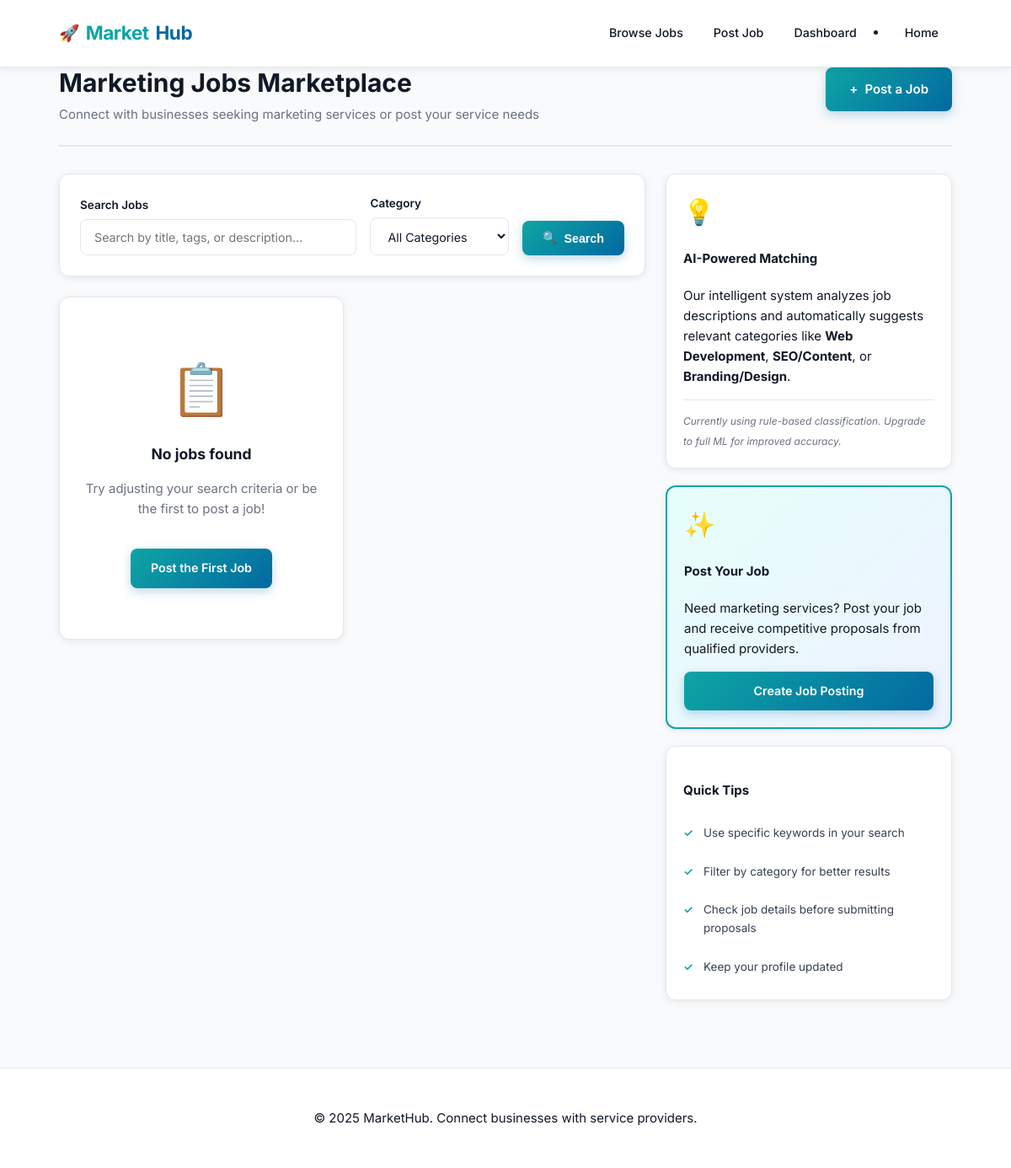
/marketing/, run on an earlier commit of the app's database.
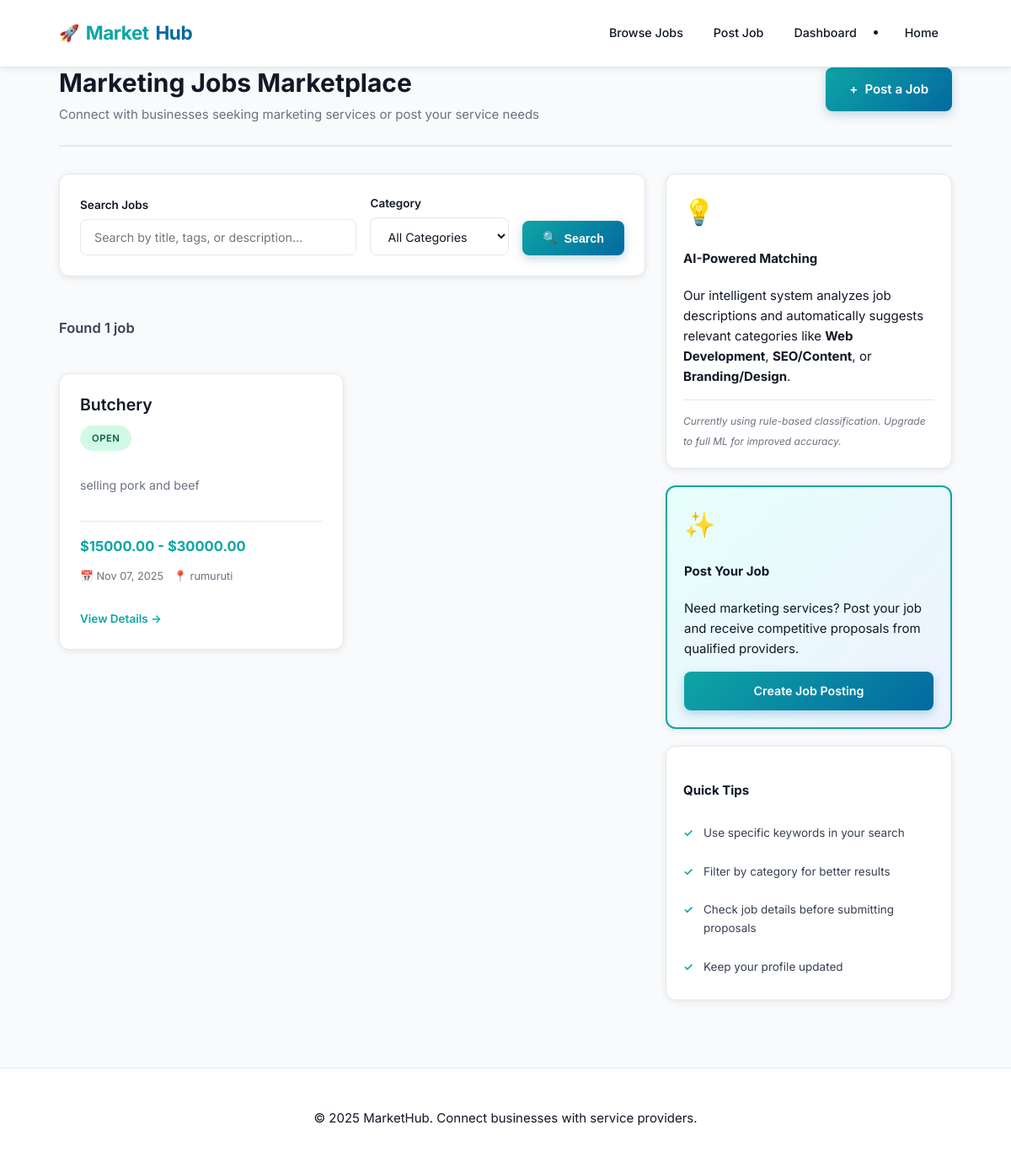
And on a later commit of the database.
### marketing/models.py (models this page shows, shortened)
class MarketingJob(models.Model):
    STATUS_OPEN = 'open'
    STATUS_DRAFT = 'draft'
    STATUS_CLOSED = 'closed'
    STATUS_CHOICES = [
        (STATUS_OPEN, 'Open'),
        (STATUS_DRAFT, 'Draft'),
        (STATUS_CLOSED, 'Closed'),
    ]
    title = models.CharField(max_length=200)
    description = models.TextField()
    poster = models.ForeignKey(settings.AUTH_USER_MODEL, on_delete=models.CASCADE, related_name='marketing_jobs')
    category = models.ForeignKey(Category, on_delete=models.SET_NULL, null=True, blank=True, related_name='jobs')
    budget_min = models.DecimalField(max_digits=10, decimal_places=2, null=True, blank=True)
    budget_max = models.DecimalField(max_digits=10, decimal_places=2, null=True, blank=True)
    tags = models.CharField(max_length=240, blank=True, help_text="Comma-separated tags")
    location = models.CharField(max_length=140, blank=True)
    status = models.CharField(max_length=12, choices=STATUS_CHOICES, default=STATUS_OPEN, db_index=True)
    created_at = models.DateTimeField(auto_now_add=True)
    ai_category_suggestion = models.CharField(max_length=120, blank=True)
    class Meta:
        ordering = ['-created_at']

### marketing/views.py (the view)
# urls.py: path('', views.jobs_list, name='jobs_list'),
def jobs_list(request):
    qs = MarketingJob.objects.filter(status=MarketingJob.STATUS_OPEN)
    q = request.GET.get('q', '').strip()
    if q:
        qs = qs.filter(
            Q(title__icontains=q) |
            Q(tags__icontains=q) |
            Q(description__icontains=q)
        )
    cat_slug = request.GET.get('category')
    current_category = None
    if cat_slug:
        current_category = get_object_or_404(Category, slug=cat_slug)
        qs = qs.filter(category=current_category)
    paginator = Paginator(qs, 12)
    page = request.GET.get('page')
    jobs = paginator.get_page(page)
    for job in jobs:
        if job.tags:
            job.tag_list = [t.strip() for t in job.tags.split(",") if t.strip()]
        else:
            job.tag_list = []
    ctx = {
        'jobs': jobs,
        'q': q,
        'categories': Category.objects.all(),
        'current_category': current_category,
    }
    return render(request, 'marketing/jobs_list.html', ctx)

### marketing/templates/marketing/jobs_list.html (shortened to what this page needs)
{% extends 'marketing/base_marketing.html' %}
{% block content %}
  <div class="page-header">
    <div>
      <h1>Marketing Jobs Marketplace</h1>
      <p class="subtitle">Connect with businesses seeking marketing services or post your service needs</p>
    </div>
    <a href="{% url 'marketing:job_create' %}" class="m-btn btn-primary-large">
      <span>+</span> Post a Job
    </a>
  </div>
  <div class="m-grid-main">
    <div class="main-content">
      <div class="m-card search-section">
        <form method="get" class="m-search-form">
          <div class="search-input-group">
            <label for="search">Search Jobs</label>
            <input id="search" class="m-input" type="text" name="q" value="{{ q }}" placeholder="Search by title, tags, or description…">
          </div>
          <div class="filter-group">
            <label for="category">Category</label>
            <select id="category" class="m-select" name="category">
              <option value="">All Categories</option>
            </select>
          </div>
          <button class="m-btn" type="submit">
            <span>🔍</span> Search
          </button>
        </form>
      </div>
      {% if jobs %}
        <div class="results-header">
          <h3>Found {{ jobs.paginator.count }} job{{ jobs.paginator.count|pluralize }}</h3>
        </div>
      {% endif %}
      <div class="m-cards">
        {% for job in jobs %}
          <a class="m-card m-job-card" href="{% url 'marketing:job_detail' job.pk %}">
            <div class="job-card-header">
              <div class="job-title-section">
                <h3>{{ job.title }}</h3>
                <div class="job-badges">
                  <span class="m-badge status-{{ job.status|lower }}">{{ job.get_status_display }}</span>
                </div>
              </div>
            </div>
            <p class="job-description">{{ job.description|truncatewords:35 }}</p>
            <div class="job-card-footer">
              <div class="job-budget">
                {% if job.budget_min and job.budget_max %}
                  <span class="budget-amount">${{ job.budget_min }} - ${{ job.budget_max }}</span>
                {% elif job.budget_min %}
                  <span class="budget-amount">From ${{ job.budget_min }}</span>
                {% else %}
                  <span class="budget-negotiable">Budget: Negotiable</span>
                {% endif %}
              </div>
              <div class="job-meta-info">
                <span class="meta-item">📅 {{ job.created_at|date:"M d, Y" }}</span>
                {% if job.location %}
                  <span class="meta-item">📍 {{ job.location }}</span>
                {% endif %}
              </div>
            </div>
            <div class="job-card-action">
              <span class="view-link">View Details →</span>
            </div>
          </a>
        {% empty %}
          <div class="m-card empty-state">
            <div class="empty-icon">📋</div>
            <h3>No jobs found</h3>
            <p class="m-muted">Try adjusting your search criteria or be the first to post a job!</p>
            <a href="{% url 'marketing:job_create' %}" class="m-btn" style="margin-top: 20px;">Post the First Job</a>
          </div>
        {% endfor %}
      </div>
    </div>
    <aside class="m-sidebar">
      <div class="m-card sidebar-card">
        <div class="sidebar-icon">💡</div>
        <h4>AI-Powered Matching</h4>
        <p class="m-muted">
          Our intelligent system analyzes job descriptions and automatically suggests relevant categories like <strong>Web Development</strong>, <strong>SEO/Content</strong>, or <strong>Branding/Design</strong>.
        </p>
        <div class="sidebar-note">
          <small>Currently using rule-based classification. Upgrade to full ML for improved accuracy.</small>
        </div>
      </div>
      <div class="m-card sidebar-card highlight-card">
        <div class="sidebar-icon">✨</div>
        <h4>Post Your Job</h4>
        <p class="m-muted">
          Need marketing services? Post your job and receive competitive proposals from qualified providers.
        </p>
        <a class="m-btn btn-full-width" href="{% url 'marketing:job_create' %}">
          Create Job Posting
        </a>
      </div>
      <div class="m-card sidebar-card">
        <h4>Quick Tips</h4>
        <ul class="tips-list">
          <li>Use specific keywords in your search</li>
          <li>Filter by category for better results</li>
          <li>Check job details before submitting proposals</li>
          <li>Keep your profile updated</li>
        </ul>
      </div>
    </aside>
  </div>
{% endblock %}

### marketing/templates/marketing/base_marketing.html (shortened to what this page needs)
{% load static %}
<!DOCTYPE html>
<html lang="en">
<head>
  <link rel="stylesheet" href="{% static 'marketing/css/marketing.css' %}">
</head>
<body>
  <nav class="m-nav">
    <div class="m-container m-nav-content">
      <a class="brand" href="{% url 'marketing:jobs_list' %}">
        <span class="brand-icon">🚀</span>
        Market<span>Hub</span>
      </a>
      <div class="links">
        <a href="{% url 'marketing:jobs_list' %}" class="nav-link-item">Browse Jobs</a>
        <a href="{% url 'marketing:job_create' %}" class="nav-link-item">Post Job</a>
        <a href="{% url 'marketing:dashboard' %}" class="nav-link-item">Dashboard</a>
        <li><a href="{% url 'users:home' %}"  class="nav-link-item">Home</a></li>
      </div>
    </div>
  </nav>
  <main class="m-container">
    {% block content %}{% endblock %}
  </main>
  <footer class="m-footer">
    <div class="m-container">
      <p class="m-muted">© {% now "Y" %} MarketHub. Connect businesses with service providers.</p>
    </div>
  </footer>
</body>
</html>

What changed in the data, as far as the page shows it:
added MarketingJob: title "Butchery", status "OPEN", description "selling pork and beef", budget_min "15000.00", budget_max "30000.00", created_at "Nov 07, 2025", location "rumuruti"
Also different on the page:
{{ jobs.paginator.count }}: (not shown) → "1"
text no longer shown: "📋 No jobs found Try adjusting your search criteria or be the first to post a job! Post the First Job"
text now shown: "Found job"
